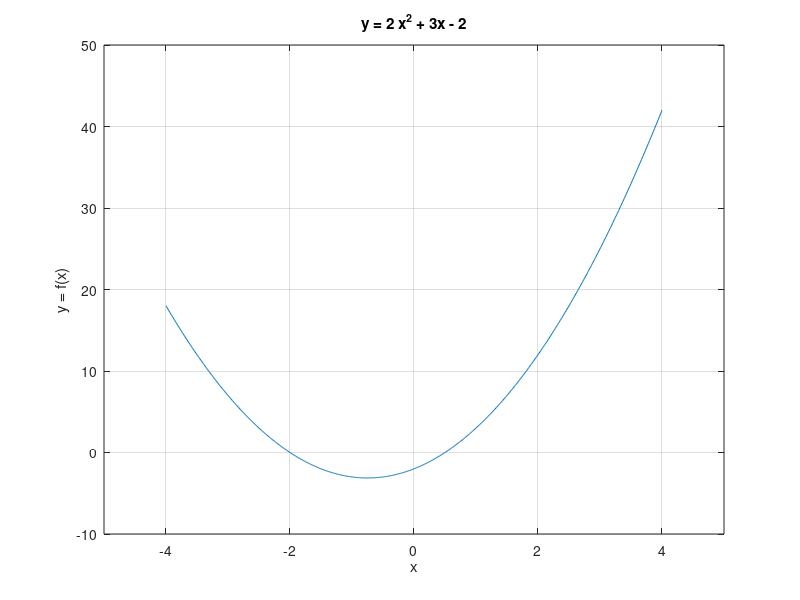

MATLAB code to generate this figure:
% example3.m
% MATLAB example 3 - plotting values of a function
%---------------------------------------------------------------

%---------------------------------------------------------------
clear all

% close all open figure windows (plots/graphs)
close all
%---------------------------------------------------------------

%---------------------------------------------------------------
disp('An array of values, starting at -4, ending at 4, steps of 0.5');
x = [-4:0.5:4];

y = 2*x.^2 + 3*x - 2;
%---------------------------------------------------------------

%---------------------------------------------------------------
stem(y);
disp('Note how the x-axis is just the index number');
disp('Press a key to continue');
pause

stem(x,y);
disp('Plots y versus x');
disp('Press a key to continue');
pause
%---------------------------------------------------------------

%---------------------------------------------------------------
disp('Fixing up the presentation');
disp('axis, title, axis range...');

xlabel('x');
ylabel('y = f(x)');
axis([-5 5 -10 50]);
title('y = 2 x^2 + 3x - 2')
grid('on');
pause
%---------------------------------------------------------------

%---------------------------------------------------------------
disp('For a lot of points, use plot() not stem()');

x = [-4:0.01:4];
y = 2*x.^2 + 3*x - 2;

plot(x,y);
xlabel('x');
ylabel('y = f(x)');
axis([-5 5 -10 50]);
title('y = 2 x^2 + 3x - 2')
grid('on');
%---------------------------------------------------------------
